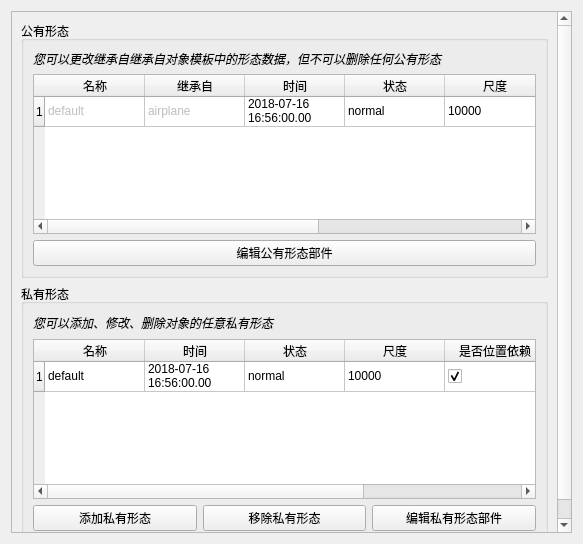
<?xml version="1.0" encoding="UTF-8"?>
<ui version="4.0">
 <class>ObjectFormWidget</class>
 <widget class="QWidget" name="ObjectFormWidget">
  <property name="geometry">
   <rect>
    <x>0</x>
    <y>0</y>
    <width>583</width>
    <height>544</height>
   </rect>
  </property>
  <property name="windowTitle">
   <string>对象空间形态</string>
  </property>
  <layout class="QGridLayout" name="gridLayout_4">
   <item row="0" column="0">
    <widget class="QScrollArea" name="scrollArea">
     <property name="widgetResizable">
      <bool>true</bool>
     </property>
     <widget class="QWidget" name="scrollAreaWidgetContents">
      <property name="geometry">
       <rect>
        <x>0</x>
        <y>0</y>
        <width>538</width>
        <height>575</height>
       </rect>
      </property>
      <layout class="QGridLayout" name="gridLayout_3">
       <item row="0" column="0">
        <layout class="QVBoxLayout" name="verticalLayout_3">
         <item>
          <widget class="QGroupBox" name="groupBox">
           <property name="title">
            <string>公有形态</string>
           </property>
           <layout class="QGridLayout" name="gridLayout_2">
            <item row="0" column="0">
             <layout class="QVBoxLayout" name="verticalLayout">
              <item>
               <widget class="QLabel" name="label_2">
                <property name="font">
                 <font>
                  <italic>true</italic>
                 </font>
                </property>
                <property name="text">
                 <string>您可以更改继承自继承自对象模板中的形态数据，但不可以删除任何公有形态</string>
                </property>
                <property name="wordWrap">
                 <bool>true</bool>
                </property>
               </widget>
              </item>
              <item>
               <widget class="QTableWidget" name="tableWidget_publicForm">
                <property name="maximumSize">
                 <size>
                  <width>16777215</width>
                  <height>160</height>
                 </size>
                </property>
                <row>
                 <property name="text">
                  <string>1</string>
                 </property>
                </row>
                <column>
                 <property name="text">
                  <string>名称</string>
                 </property>
                </column>
                <column>
                 <property name="text">
                  <string>继承自</string>
                 </property>
                </column>
                <column>
                 <property name="text">
                  <string>时间</string>
                 </property>
                </column>
                <column>
                 <property name="text">
                  <string>状态</string>
                 </property>
                </column>
                <column>
                 <property name="text">
                  <string>尺度</string>
                 </property>
                </column>
                <column>
                 <property name="text">
                  <string>是否位置依赖</string>
                 </property>
                </column>
                <column>
                 <property name="text">
                  <string>形态部件</string>
                 </property>
                </column>
                <item row="0" column="0">
                 <property name="text">
                  <string>default</string>
                 </property>
                 <property name="flags">
                  <set>ItemIsSelectable|ItemIsDragEnabled|ItemIsUserCheckable</set>
                 </property>
                </item>
                <item row="0" column="1">
                 <property name="text">
                  <string>airplane</string>
                 </property>
                 <property name="flags">
                  <set>ItemIsSelectable|ItemIsDragEnabled|ItemIsUserCheckable</set>
                 </property>
                </item>
                <item row="0" column="2">
                 <property name="text">
                  <string>2018-07-16 16:56:00.00</string>
                 </property>
                 <property name="flags">
                  <set>ItemIsSelectable|ItemIsEditable|ItemIsDragEnabled|ItemIsUserCheckable|ItemIsEnabled</set>
                 </property>
                </item>
                <item row="0" column="3">
                 <property name="text">
                  <string>normal</string>
                 </property>
                </item>
                <item row="0" column="4">
                 <property name="text">
                  <string>10000</string>
                 </property>
                </item>
                <item row="0" column="5">
                 <property name="text">
                  <string/>
                 </property>
                 <property name="checkState">
                  <enum>Checked</enum>
                 </property>
                </item>
                <item row="0" column="6">
                 <property name="text">
                  <string>机身/机翼</string>
                 </property>
                </item>
               </widget>
              </item>
              <item>
               <widget class="QPushButton" name="pushButton_editPublicFormPart">
                <property name="text">
                 <string>编辑公有形态部件</string>
                </property>
                <property name="icon">
                 <iconset resource="../ModelingTool.qrc">
                  <normaloff>:/ModelingTool/Images/edit.png</normaloff>:/ModelingTool/Images/edit.png</iconset>
                </property>
               </widget>
              </item>
             </layout>
            </item>
           </layout>
          </widget>
         </item>
         <item>
          <widget class="QGroupBox" name="groupBox_2">
           <property name="title">
            <string>私有形态</string>
           </property>
           <layout class="QGridLayout" name="gridLayout">
            <item row="0" column="0">
             <layout class="QVBoxLayout" name="verticalLayout_2">
              <item>
               <layout class="QHBoxLayout" name="horizontalLayout_2">
                <item>
                 <widget class="QLabel" name="label_3">
                  <property name="font">
                   <font>
                    <italic>true</italic>
                   </font>
                  </property>
                  <property name="text">
                   <string>您可以添加、修改、删除对象的任意私有形态</string>
                  </property>
                  <property name="wordWrap">
                   <bool>false</bool>
                  </property>
                 </widget>
                </item>
                <item>
                 <spacer name="horizontalSpacer">
                  <property name="orientation">
                   <enum>Qt::Horizontal</enum>
                  </property>
                  <property name="sizeHint" stdset="0">
                   <size>
                    <width>40</width>
                    <height>20</height>
                   </size>
                  </property>
                 </spacer>
                </item>
               </layout>
              </item>
              <item>
               <widget class="QTableWidget" name="tableWidget_privateForm">
                <property name="maximumSize">
                 <size>
                  <width>16777215</width>
                  <height>160</height>
                 </size>
                </property>
                <row>
                 <property name="text">
                  <string>1</string>
                 </property>
                </row>
                <column>
                 <property name="text">
                  <string>名称</string>
                 </property>
                </column>
                <column>
                 <property name="text">
                  <string>时间</string>
                 </property>
                </column>
                <column>
                 <property name="text">
                  <string>状态</string>
                 </property>
                </column>
                <column>
                 <property name="text">
                  <string>尺度</string>
                 </property>
                </column>
                <column>
                 <property name="text">
                  <string>是否位置依赖</string>
                 </property>
                </column>
                <column>
                 <property name="text">
                  <string>形态部件</string>
                 </property>
                </column>
                <item row="0" column="0">
                 <property name="text">
                  <string>default</string>
                 </property>
                </item>
                <item row="0" column="1">
                 <property name="text">
                  <string>2018-07-16 16:56:00.00</string>
                 </property>
                 <property name="flags">
                  <set>ItemIsSelectable|ItemIsEditable|ItemIsDragEnabled|ItemIsUserCheckable|ItemIsEnabled</set>
                 </property>
                </item>
                <item row="0" column="2">
                 <property name="text">
                  <string>normal</string>
                 </property>
                </item>
                <item row="0" column="3">
                 <property name="text">
                  <string>10000</string>
                 </property>
                </item>
                <item row="0" column="4">
                 <property name="text">
                  <string/>
                 </property>
                 <property name="checkState">
                  <enum>Checked</enum>
                 </property>
                </item>
                <item row="0" column="5">
                 <property name="text">
                  <string>机身/机翼</string>
                 </property>
                </item>
               </widget>
              </item>
              <item>
               <layout class="QHBoxLayout" name="horizontalLayout">
                <item>
                 <widget class="QPushButton" name="pushButton_addPrivateForm">
                  <property name="text">
                   <string>添加私有形态</string>
                  </property>
                  <property name="icon">
                   <iconset resource="../ModelingTool.qrc">
                    <normaloff>:/ModelingTool/Images/add.png</normaloff>:/ModelingTool/Images/add.png</iconset>
                  </property>
                 </widget>
                </item>
                <item>
                 <widget class="QPushButton" name="pushButton_removePrivateForm">
                  <property name="text">
                   <string>移除私有形态</string>
                  </property>
                  <property name="icon">
                   <iconset resource="../ModelingTool.qrc">
                    <normaloff>:/ModelingTool/Images/remove_circle.png</normaloff>:/ModelingTool/Images/remove_circle.png</iconset>
                  </property>
                 </widget>
                </item>
                <item>
                 <widget class="QPushButton" name="pushButton_editPrivateFormPart">
                  <property name="text">
                   <string>编辑私有形态部件</string>
                  </property>
                  <property name="icon">
                   <iconset resource="../ModelingTool.qrc">
                    <normaloff>:/ModelingTool/Images/edit.png</normaloff>:/ModelingTool/Images/edit.png</iconset>
                  </property>
                 </widget>
                </item>
               </layout>
              </item>
             </layout>
            </item>
           </layout>
          </widget>
         </item>
        </layout>
       </item>
      </layout>
     </widget>
    </widget>
   </item>
  </layout>
 </widget>
 <resources>
  <include location="../ModelingTool.qrc"/>
 </resources>
 <connections/>
</ui>
